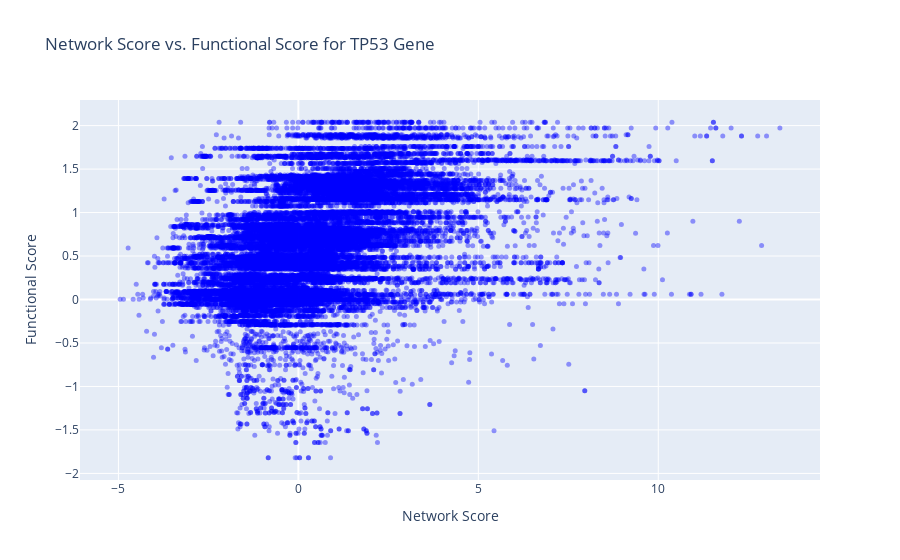
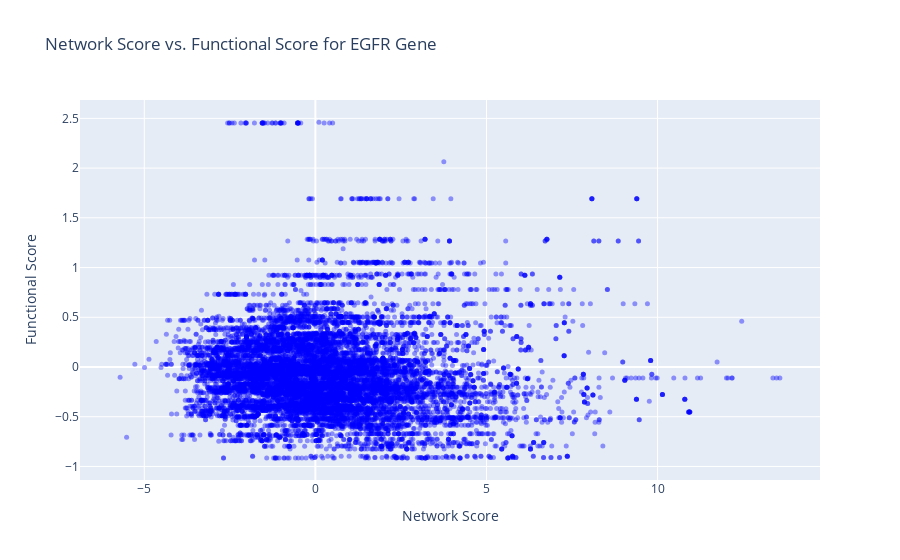
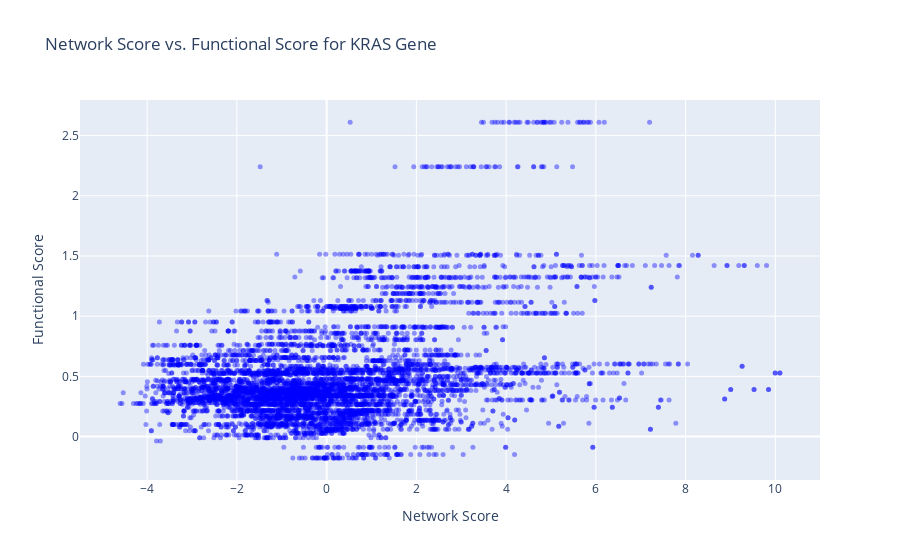

Notebook code for these charts, in order:
### Code cell
for gene in ['TP53', 'EGFR', 'KRAS']:
    tmp = residue_data[residue_data['gene']==gene]

    # plot network score vs functional score using plotly
    # Create scatter plot
    fig = go.Figure()

    fig.add_trace(go.Scatter(x=tmp['network_score'], y=tmp['mutagenesis_functional_score'],
                            mode='markers', marker=dict(color='blue'),
                            name='Network Score vs. Functional Score'))

    # Update layout
    fig.update_layout(xaxis_title='Network Score', yaxis_title='Functional Score',
                    title=f'Network Score vs. Functional Score for {gene} Gene')

    # make opacity 0.4
    fig.update_traces(marker=dict(size=5, opacity=0.4))

    fig.show()

### Figure 1 — Plotly figure (JSON) as saved in the notebook; plotly's stock layout.template omitted (floating-point values rounded to 4 significant figures; data arrays with more than 128 entries replaced by an {"elided": "..."} marker saying what was removed)
{"data": [{"marker": {"color": "blue", "opacity": 0.4, "size": 5}, "mode": "markers", "name": "Network Score vs. Functional Score", "type": "scatter", "x": {"elided": "25814 float values"}, "y": {"elided": "25814 float values"}}], "layout": {"title": {"text": "Network Score vs. Functional Score for TP53 Gene"}, "xaxis": {"title": {"text": "Network Score"}}, "yaxis": {"title": {"text": "Functional Score"}}}}

### Figure 2 — Plotly figure (JSON) as saved in the notebook; plotly's stock layout.template omitted (floating-point values rounded to 4 significant figures; data arrays with more than 128 entries replaced by an {"elided": "..."} marker saying what was removed)
{"data": [{"marker": {"color": "blue", "opacity": 0.4, "size": 5}, "mode": "markers", "name": "Network Score vs. Functional Score", "type": "scatter", "x": {"elided": "12861 float values"}, "y": {"elided": "12861 float values"}}], "layout": {"title": {"text": "Network Score vs. Functional Score for EGFR Gene"}, "xaxis": {"title": {"text": "Network Score"}}, "yaxis": {"title": {"text": "Functional Score"}}}}

### Figure 3 — Plotly figure (JSON) as saved in the notebook; plotly's stock layout.template omitted (floating-point values rounded to 4 significant figures; data arrays with more than 128 entries replaced by an {"elided": "..."} marker saying what was removed)
{"data": [{"marker": {"color": "blue", "opacity": 0.4, "size": 5}, "mode": "markers", "name": "Network Score vs. Functional Score", "type": "scatter", "x": {"elided": "6703 float values"}, "y": {"elided": "6703 float values"}}], "layout": {"title": {"text": "Network Score vs. Functional Score for KRAS Gene"}, "xaxis": {"title": {"text": "Network Score"}}, "yaxis": {"title": {"text": "Functional Score"}}}}
